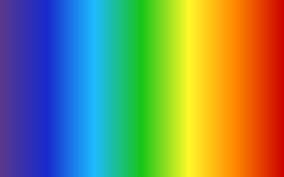
#> input picture part1/Q1/download.jpeg, 284 x 177 px
$ python Q3.py
#> lines starting #> are read from the running program, lines starting #| are printed output that depends on the picture; after the words box and inside, x2 and y2 are one past the last pixel; in counts of white or black regions, pixels touching at a corner belong together
import numpy as np
import matplotlib.pyplot as plt
from PIL import Image
import os

img = Image.open(os.path.join(os.path.dirname(__file__), '..', 'Q1', 'download.jpeg'))
#> img is the input picture: PIL image 284x177 RGB; mean R, G, B 122.5, 138.7, 99
img_array = np.array(img)

R, G, B = img_array[:,:,0], img_array[:,:,1], img_array[:,:,2]
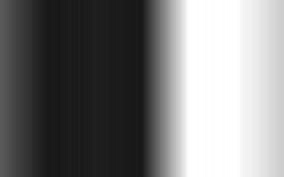
#> R: shape (177, 284); min 22, max 255, mean 122.5
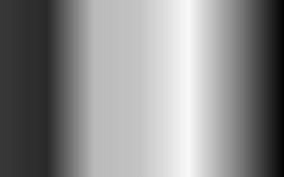
#> G: shape (177, 284); min 3, max 248, mean 138.7
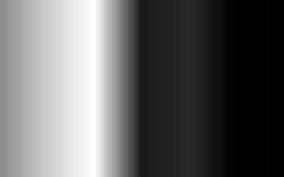
#> B: shape (177, 284); min 0, max 254, mean 99
gray_array = (0.2989 * R + 0.5870 * G + 0.1140 * B).astype(np.uint8)
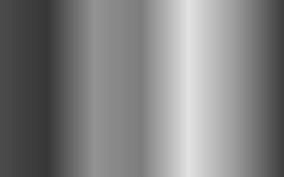
#> gray_array: shape (177, 284); min 55, max 226, mean 128.8

threshold = 128
binary_image = np.where(gray_array < threshold, 0, 255).astype(np.uint8)
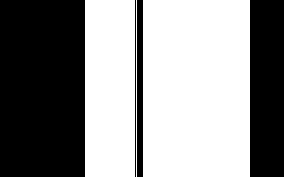
#> binary_image: shape (177, 284); 55.6% white; 4 black regions, box (x1, y1, x2, y2) and area: (0, 0, 85, 177) 15045, (250, 0, 284, 177) 6018, (137, 0, 143, 177) 1062, (135, 0, 136, 177) 177

negative_image = 255 - binary_image

print("--- Array Comparison (top-left 5x5 block) ---")
print("Original Binary Array:")
print(binary_image[0:5, 0:5])
#| [[0 0 0 0 0]
#|  [0 0 0 0 0]
#|  [0 0 0 0 0]
#|  [0 0 0 0 0]
#|  [0 0 0 0 0]]
print("\nNegative Binary Array:")
print(negative_image[0:5, 0:5])
#| [[255 255 255 255 255]
#|  [255 255 255 255 255]
#|  [255 255 255 255 255]
#|  [255 255 255 255 255]
#|  [255 255 255 255 255]]

fig, axes = plt.subplots(1, 2, figsize=(10, 5))

axes[0].imshow(binary_image, cmap='gray', vmin=0, vmax=255)
axes[0].set_title('Original Binary Image')
axes[0].axis('off')

axes[1].imshow(negative_image, cmap='gray', vmin=0, vmax=255)
axes[1].set_title('Negative Binary Image')
axes[1].axis('off')

plt.tight_layout()
plt.show()
